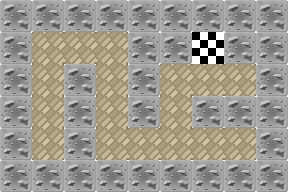

The image is a tile-based game level rendered from a .tmx file. Its description and complete source (layers, tilesets, objects, tile grids) follow:
An orthogonal 9x6 tile map with 32x32 px tiles, 1 tile layer (Kachelebene 1), 3 tilesets.

<map version="1.0" tiledversion="2018.07.13" orientation="orthogonal" renderorder="right-down" width="9" height="6" tilewidth="32" tileheight="32" infinite="0" nextlayerid="8" nextobjectid="1">
 <tileset firstgid="1" name="wall_1" tilewidth="32" tileheight="32" tilecount="1" columns="1">
  <image source="textures/wall_1.png" width="32" height="32" />
  <tile id="0">
   <properties>
    <property name="Wand" value="" />
   </properties>
  </tile>
 </tileset>
 <tileset firstgid="2" name="finish_flag" tilewidth="32" tileheight="32" tilecount="1" columns="1">
  <image source="textures/finish_flag.png" width="32" height="32" />
  <tile id="0">
   <properties>
    <property name="Ziel" value="" />
   </properties>
  </tile>
 </tileset>
 <tileset firstgid="3" name="floor_city" tilewidth="32" tileheight="32" tilecount="1" columns="1">
  <image source="textures/floor_city.png" width="32" height="32" />
 </tileset>
 <layer id="7" name="Kachelebene 1" width="9" height="6">
  <data encoding="csv">
1,1,1,1,1,1,1,1,1,
1,3,3,3,1,1,2,1,1,
1,3,1,3,1,3,3,3,1,
1,3,1,3,1,3,1,1,1,
1,3,1,3,3,3,3,3,1,
1,1,1,1,1,1,1,1,1
</data>
 </layer>
</map>
